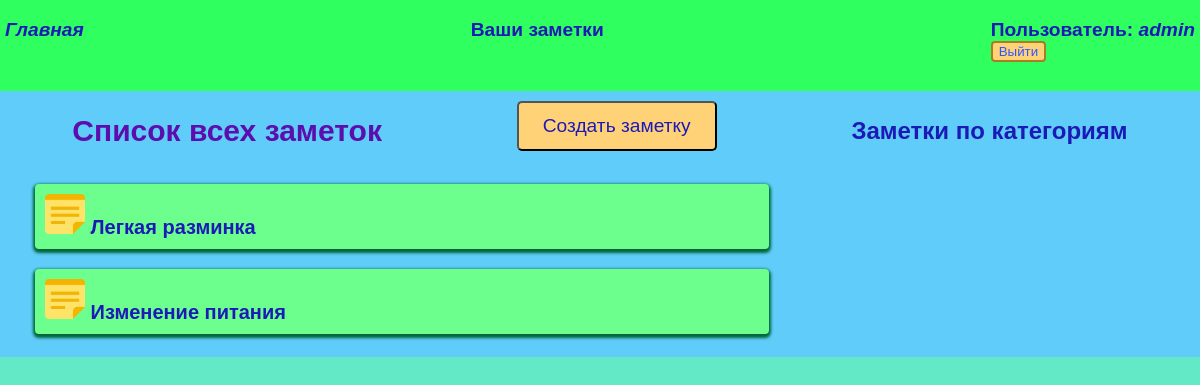
/notes/ (signed in), run on an earlier commit of the app's database.
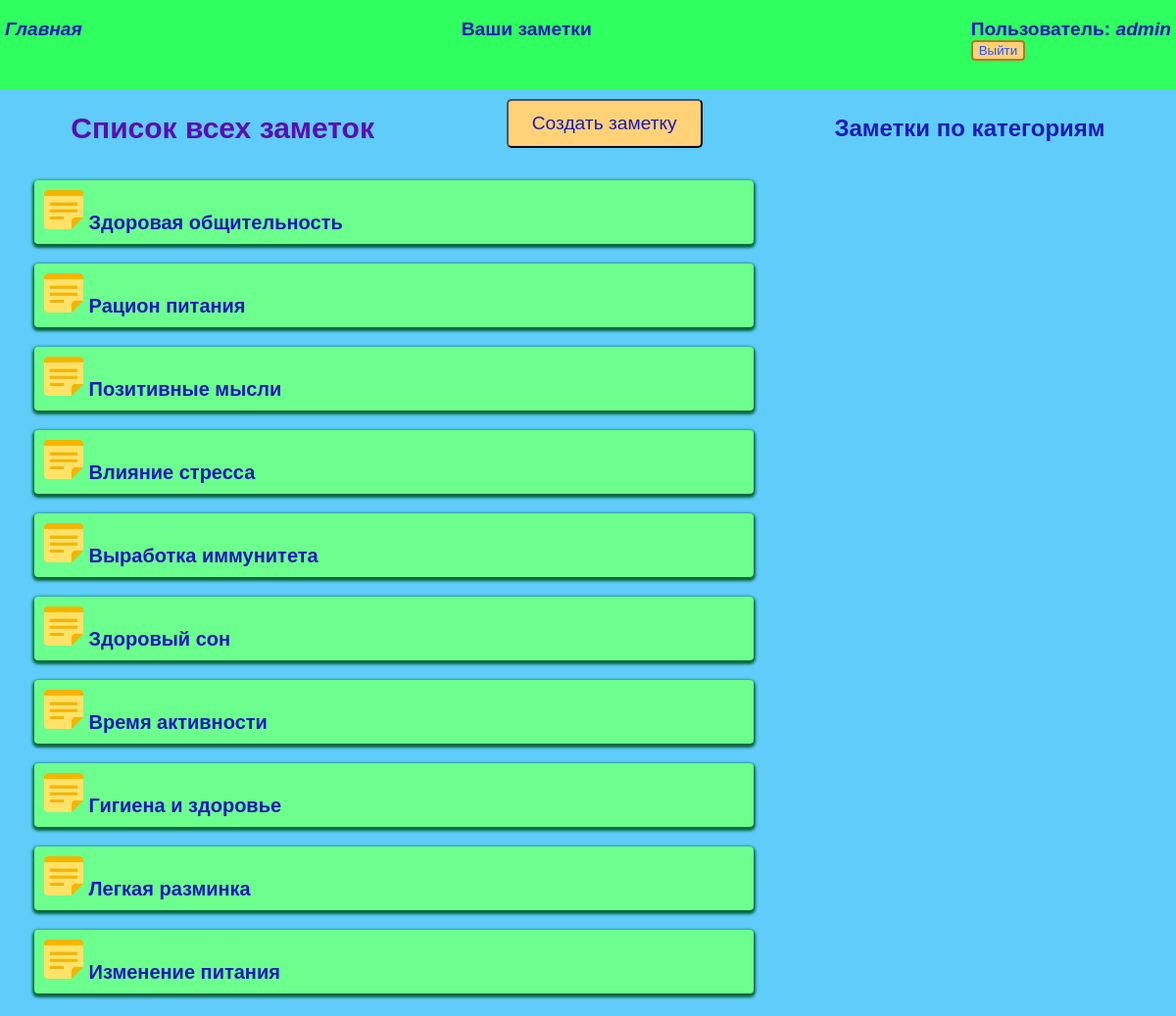
And on a later commit of the database.
### notes/models.py (models this page shows, shortened)
class Note(models.Model):
    title = models.CharField(max_length=200, verbose_name="Заголовок")
    content = models.TextField(verbose_name="Содержание")
    created_at = models.DateTimeField(auto_now_add=True)
    updated_at = models.DateTimeField(auto_now=True)
    category = models.ForeignKey(Category, on_delete=models.SET_NULL, null=True, blank=True, verbose_name="Категория")
    picture = models.ImageField(upload_to='notes_images/', verbose_name="Картинка", blank=True)
    user = models.ForeignKey(User, on_delete=models.CASCADE)

### notes/views.py (the view)
# urls.py: path('', views.note_list, name='note_list'),
@login_required
def note_list(request):
    notes = Note.objects.filter(user=request.user).order_by('-created_at')
    return render(request, 'notes/note_list.html', {'notes': notes})

### notes/templates/notes/note_list.html (shortened to what this page needs)
{% extends 'notes/base.html' %}
{% load static %}
{% block content %}
<div class="heads">
    <h1 class="header">Список всех заметок</h1>
    <button class="create" type="submit"><a href="{% url 'note_form' %}">Создать заметку</a></button>
    <a href="{% url 'category_list' %}"><h2>Заметки по категориям</h2></a>
</div>
{% if notes %}
<ul class="notes">
    {% for note in notes %}
    <li class="element">
        <img width="40" height="40" src="{% static 'notes/note.png' %}">
        <a href="{% url 'note_detail' note.id %}"><strong>{{ note.title }}</strong></a>
    </li>
    {% endfor %}
</ul>
{% else %}
<p>Заметки пока отсутствуют =/ Создайте новую!</p>
{% endif %}
{% endblock %}

### notes/templates/notes/base.html (shortened to what this page needs)
<!DOCTYPE html>
{% load static %}
<html lang="ru">
<head>
    <link rel="stylesheet" href="{% static 'css/style.css' %}">
</head>
<body>
<div class="menu">
    <div class="wrap">
        <ul class="top">
            <li class="logo"><a href="{% url 'home' %}">Главная</a></li>
            {% if request.user.is_authenticated %}
            <li><a href="{% url 'note_list' %}">Ваши заметки</a></li>
            <div class="auth">
                <div class="user"><a class="profile" href="{% url 'profile' %}">Пользователь:
                    <i>{{ user.username }}</i></a></div>
                <form action="{% url 'user-logout' %}" method="post">
                    <button class="out">Выйти</button>
                </form>
            </div>
            {% else%}
            <li><a href="{% url 'user-signup' %}">Зарегистрироваться</a></li>
            <li><a href="{% url 'user-login' %}">Войти</a></li>
            {% endif %}
        </ul>
    </div>
</div>
<div class="content">
    <div class="wrap">
        {% block content %}
        {% endblock %}
    </div>
</div>
</body>
</html>

### notes/static/css/style.css (style rules this page uses)
body { padding: 0; margin: 0; background: #63e9c5; font-family: Arial, Helvetica, sans-serif; }
.menu { background: #2fff5f; box-shadow: 0 2px 12px 2px #04373bb5; }
.menu a { font-size: larger; font-weight: bolder; }
.wrap { max-width: 1200px; margin: 0 auto; padding: 3px 5px; box-sizing: border-box; }
a { color:#1c1ab7; text-decoration: none; }
.notes, .top { list-style: none; padding: 0; }
.menu ul { display: flex; justify-content: space-between; }
.logo { font-style: italic; color: brown; }
.user { color: #d91567; }
.create { width: 200px; height: 50px; background: #ffd278; font-size: larger; border-radius: 5px; margin-bottom: 10px; }
.in, .out, .save, .del { background: #ffd278; cursor: pointer; color: #2f55ff; border: #ab7d22 2px solid; border-radius: 4px; margin-bottom: 10px; }
.content { background-color: #5fccfa; }
.content .element { margin-left: 30px; padding: 10px; background: #6cff8e; box-shadow: 0 2px 3px 2px #006638; margin-bottom: 20px; font-size: 20px; border-radius: 4px; max-width: 60%; }
.header { color: #5b0dae; font-size: 30px; }
h1 { color: #201606; }
.heads { display: flex; justify-content: space-around; align-items: center; }

What changed in the data, as far as the page shows it:
added Note: title "Здоровая общительность"
added Note: title "Рацион питания"
added Note: title "Позитивные мысли"
added Note: title "Влияние стресса"
added Note: title "Выработка иммунитета"
added Note: title "Здоровый сон"
added Note: title "Время активности"
added Note: title "Гигиена и здоровье"
